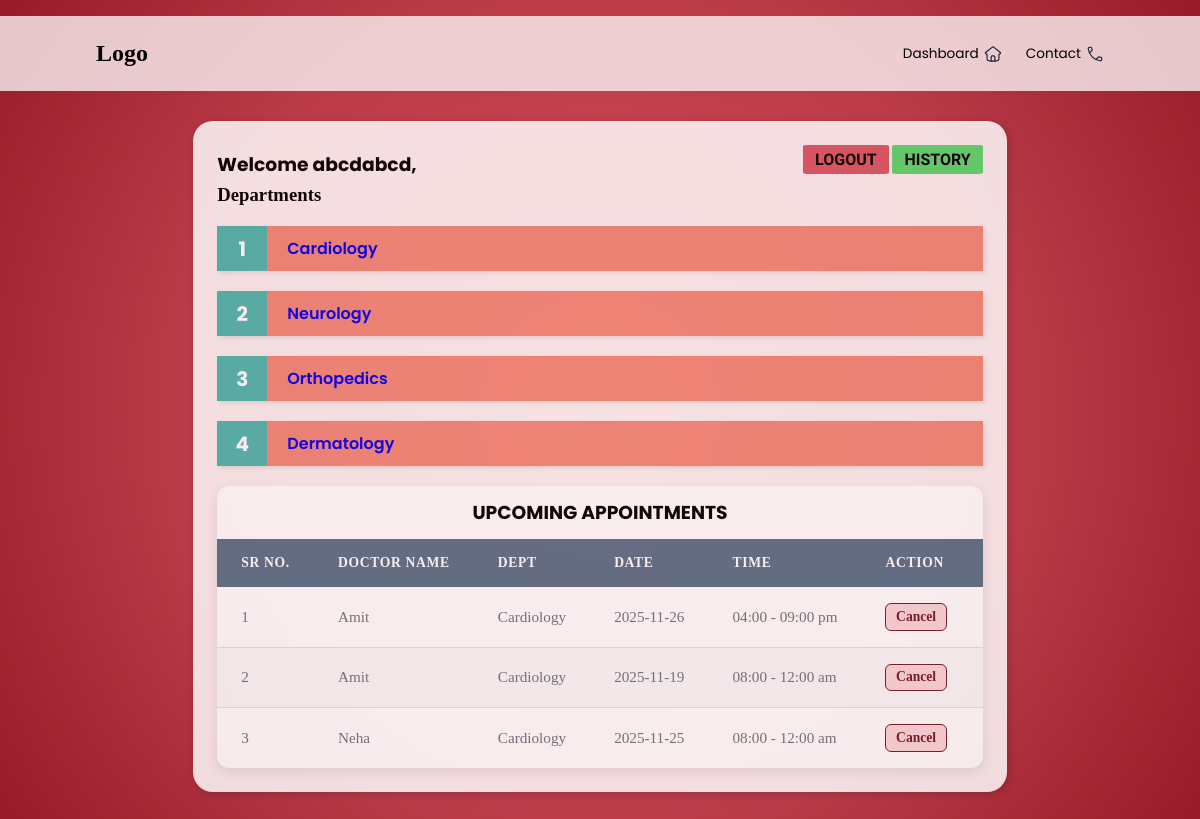
/patient_dashboard/1, run on an earlier commit of the app's database.
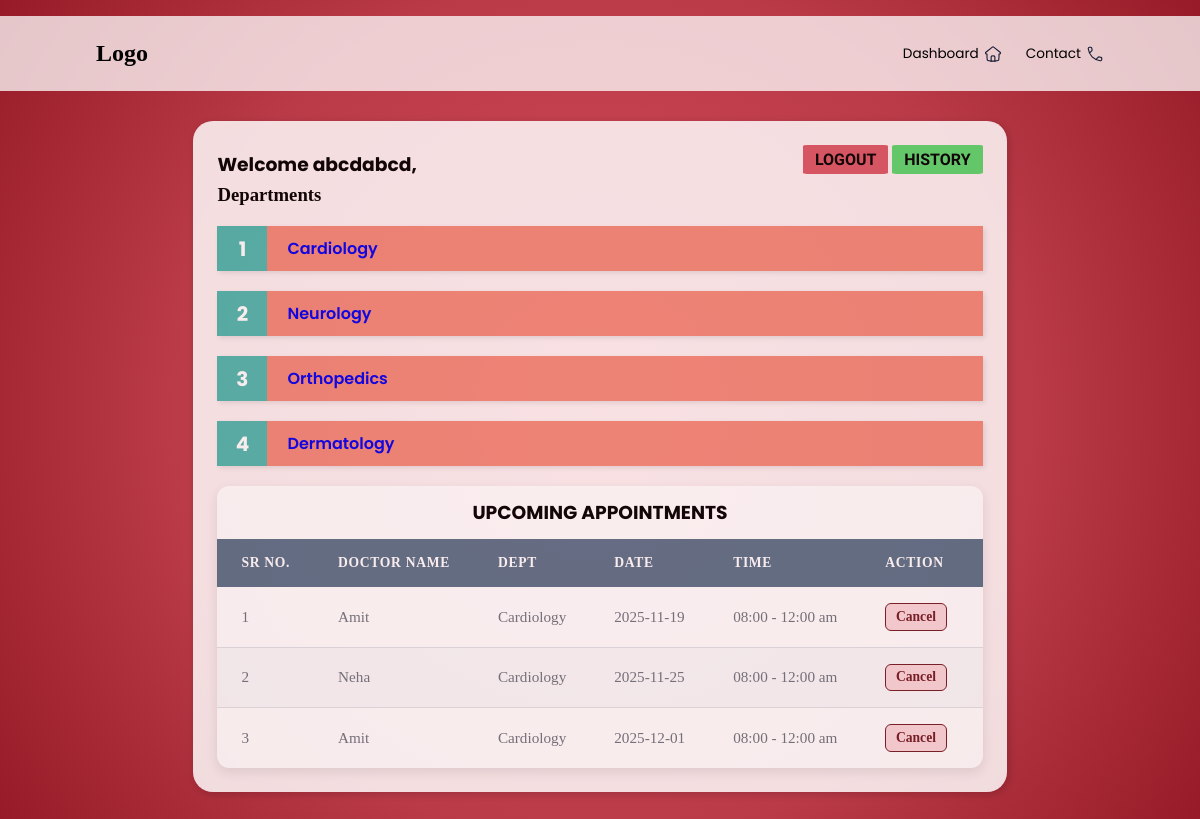
And on a later commit of the database.
### models.py (models this page shows)
class Patient(db.Model):
    PatientID = db.Column(db.Integer, primary_key=True)
    FirstName = db.Column(db.String,nullable=False)
    LastName = db.Column(db.String,nullable=False)
    Username= db.Column(db.String, nullable=False)
    Password = db.Column(db.String, nullable=False)
    appointments = db.relationship('Appointment', back_populates='patient', cascade="all, delete")
    histories = db.relationship('PatientHistory', back_populates='patient', cascade="all, delete")

class Department(db.Model):
    Department_name=db.Column(db.String, primary_key=True)
    Overview = db.Column(db.String)
    doctors = db.relationship('Doctor', back_populates='department_rel', cascade="all, delete")

class Appointment(db.Model):
    AppointmentID = db.Column(db.Integer, primary_key=True)
    PatientID = db.Column(db.Integer, db.ForeignKey('patient.PatientID'), nullable=False)
    DoctorID = db.Column(db.Integer, db.ForeignKey('doctor.DoctorID'), nullable=False)
    Date=db.Column(db.Date)
    Time = db.Column(db.String)
    Purpose=db.Column(db.String)
    Status=db.Column(db.Enum("Booked","Completed","Cancelled"),
        nullable=False,
        default='Booked'
    )
    patient = db.relationship('Patient', back_populates='appointments')
    doctor = db.relationship('Doctor', back_populates='appointments')

class Doctor(db.Model):
    DoctorID = db.Column(db.Integer, primary_key=True)
    FirstName = db.Column(db.String,nullable=False)
    LastName = db.Column(db.String,nullable=False)
    Username= db.Column(db.String, nullable=False)
    Password = db.Column(db.String, nullable=False)
    available=db.Column(db.String)
    Department = db.Column(db.String, db.ForeignKey('department.Department_name'), nullable=False)
    Position = db.Column(db.String)
    Experience = db.Column(db.Integer)
    Remarks = db.Column(db.String)
    photo = db.Column(db.String)
    appointments = db.relationship('Appointment', back_populates='doctor', cascade="all, delete")
    department_rel = db.relationship('Department', back_populates='doctors')

### routes/patient.py (the view)
@app.route('/patient_dashboard/<int:patientID>')
def patient_dashboard(patientID):
    patient = Patient.query.get(patientID)
    departments = Department.query.all()
    appointments = Appointment.query.filter(
    Appointment.PatientID == patientID,
    Appointment.Status != "Cancelled"
    ).all()
    return render_template("patient_dashboard.html", patient=patient, departments=departments,appointments=appointments)

### templates/patient_dashboard.html (shortened to what this page needs)
<!DOCTYPE html>
<html lang="en">
<head>
    <link rel="stylesheet" href="..\static\style.css">
</head>
<body>
    <header>
        <nav>
        <div class="logo">
            <h2>Logo</h2>
        </div>
        <div class="nav-icons">
            <ul>
            <li>Dashboard </li>
            <li>Contact </li>
            </ul>
        </div>
        </nav>
    </header>
    <main>
        <div id="pageC">
            <div class="container">
                <div class="title">
                    <h3>Welcome {{ patient.FirstName }},</h3>
                    <div id="links">
                        <a href="{{ url_for('login') }}"><button class="logout">LOGOUT</button></a>
                        <a href="{{ url_for('view_patient_history', patient_id=patient.PatientID) }}">
                            <button class="history">HISTORY</button>
                        </a>
                    </div>
                </div>
                <div class="content">
                    <h3>Departments</h3>
                    <div class="departments">
                        <ol class="custom-steps">
                        {% for dept in departments %}
                            <a href="{{ url_for('view_department', dept_name=dept.Department_name, patient_id=patient.PatientID) }}"><li class="content1">{{ dept.Department_name }}</li></a>
                        {% else %}
                            <p>No departments available</p>
                        {% endfor %}
                        </ol>
                    </div>
                    <div class="appointments">
                        <h3>UPCOMING APPOINTMENTS</h3>
                        <table class="appointments-table">
                            <thead>
                                <tr>
                                    <th>Sr No.</th>
                                    <th>Doctor Name</th>
                                    <th>Dept</th>
                                    <th>Date</th>
                                    <th>Time</th>
                                    <th>Action</th>
                                </tr>
                            </thead>
                            <tbody>
                            {% for appt in appointments %}
                                <tr>
                                    <td data-label="Sr No.">{{ loop.index }}</td>
                                    <td data-label="Doctor Name">{{ appt.doctor.FirstName }}</td>
                                    <td data-label="Dept">{{ appt.doctor.Department }}</td>
                                    <td data-label="Date">{{ appt.Date }}</td>
                                    <td data-label="Time">{{ appt.Time }}</td>
                                    <td data-label="Action">
                                        <a href="{{ url_for('cancel_appointment', appt_id=appt.AppointmentID) }}" class="action-cancel">Cancel</a>
                                    </td>
                                </tr>
                            {% else %}
                                <tr><td colspan="6">No appointments scheduled</td></tr>
                            {% endfor %}
                            </tbody>
                        </table>
                    </div>
                </div>
            </div>
        </div>
    </main>
</body>
</html>

### static/style.css (style rules this page uses)
* { margin: 0; padding: 0; }
body { background: radial-gradient( circle at center, #d03040db 0%, #b01e2ddf 60%, #961a27 100%); }
:root { --primary-color: #007bff; --secondary-color: #6c757d; --header-bg: #5a7188; --header-text: #ffffff; --row-bg-odd: #ffffff; --row-bg-even: #f8f9fa; --border-color: #dee2e6; }
nav { display: flex; align-items: center; justify-content: space-between; margin-top: 2vh; gap: 3vw; background-color: rgba(255, 255, 255, 0.75); padding: 3vh; padding-left: 8vw; padding-right: 8vw; }
.nav-icons ul { display: flex; list-style: none; gap: 2vw; }
.nav-icons li { display: flex; align-items: center; font-family: 'Poppins', sans-serif; font-size: 0.85em; cursor: pointer; gap: 5px; }
main { display: flex; justify-content: center; align-items: center; }
.container { background-color: rgba(255, 255, 255, 0.92); margin: 30px 50px; border-radius: 20px; opacity: 0.9; transition: box-shadow 0.3s ease; box-shadow: 2px 2px 10px rgba(0, 0, 0, 0.2); padding: 2vw; }
#pageC { transition: filter 0.3s ease; }
.title { display: flex; justify-content: space-between; align-items: center; font-family: 'Poppins', sans-serif; font-weight: 600; }
.logout { background-color: #d03040c9; border: none; border-radius: 5%; padding: 5px; padding-left: 1vw; padding-right: 1vw; cursor: pointer; transition: background-color 0.25s; margin-bottom: 10px; font-family: 'Baloo Bhai 2', 'Poppins', sans-serif; font-size: medium; font-weight: 600; }
.appointments { max-width: 1200px; margin: 0 auto; background-color: var(--row-bg-odd); border-radius: 12px; box-shadow: 0 4px 12px rgba(0, 0, 0, 0.1); overflow: hidden; }
.appointments-table { width: 100%; border-collapse: separate; border-spacing: 0; }
.appointments-table thead th { padding: 1rem 1.5rem; background-color: var(--header-bg); color: var(--header-text); font-weight: 600; text-align: left; text-transform: uppercase; font-size: 0.85rem; letter-spacing: 0.05em; }
.appointments-table tbody td { padding: 1rem 1.5rem; border-bottom: 1px solid var(--border-color); vertical-align: middle; font-size: 0.95rem; color: var(--secondary-color); }
.appointments-table tbody tr:nth-child(even) { background-color: var(--row-bg-even); }
.appointments-table tbody tr:last-child td { border-bottom: none; }
.appointments-table a { display: inline-block; margin-right: 0.75rem; padding: 0.3rem 0.6rem; border-radius: 6px; text-decoration: none; font-size: 0.85rem; font-weight: 600; transition: all 0.2s ease; text-align: center; }
.action-cancel { background-color: #f8d7da; color: #721c24; border: 1px solid #721c24; }
.history { background-color: #30d04bc9; border: none; border-radius: 5%; padding: 5px; padding-left: 1vw; padding-right: 1vw; cursor: pointer; transition: background-color 0.25s; margin-bottom: 10px; font-family: 'Baloo Bhai 2', 'Poppins', sans-serif; font-size: medium; font-weight: 600; }
.appointments h3 { display: flex; align-items: center; justify-content: center; padding: 1.5vh; font-family: 'Poppins', sans-serif; }
.custom-steps { list-style: none; padding: 0; margin: 20px 0; text-decoration: none; }
.custom-steps li { position: relative; margin-bottom: 20px; background-color: rgba(234, 86, 60, 0.668); transition: background-color 0.25s; padding: 10px 10px 10px 70px; box-shadow: 2px 2px 5px rgba(0, 0, 0, 0.1); text-decoration: none; }
.custom-steps { list-style: none; padding: 0; margin: 20px 0; counter-reset: step-counter; }
.custom-steps li { counter-increment: step-counter; }
.custom-steps li::before { content: counter(step-counter); position: absolute; top: 0; left: 0; width: 50px; height: 100%; background-color: #4db6ac; color: white; font-size: 20px; font-weight: bold; display: flex; align-items: center; justify-content: center; }
.custom-steps a { text-decoration: none; font-family: 'Poppins', sans-serif; font-weight: 600; }

What changed in the data, as far as the page shows it:
no longer on this page (row edited): Appointment: doctor.FirstName "Amit", doctor.Department "Cardiology", Date "2025-11-26", Time "04:00 - 09:00 pm"
added Appointment: doctor.FirstName "Amit", doctor.Department "Cardiology", Date "2025-12-01", Time "08:00 - 12:00 am"
